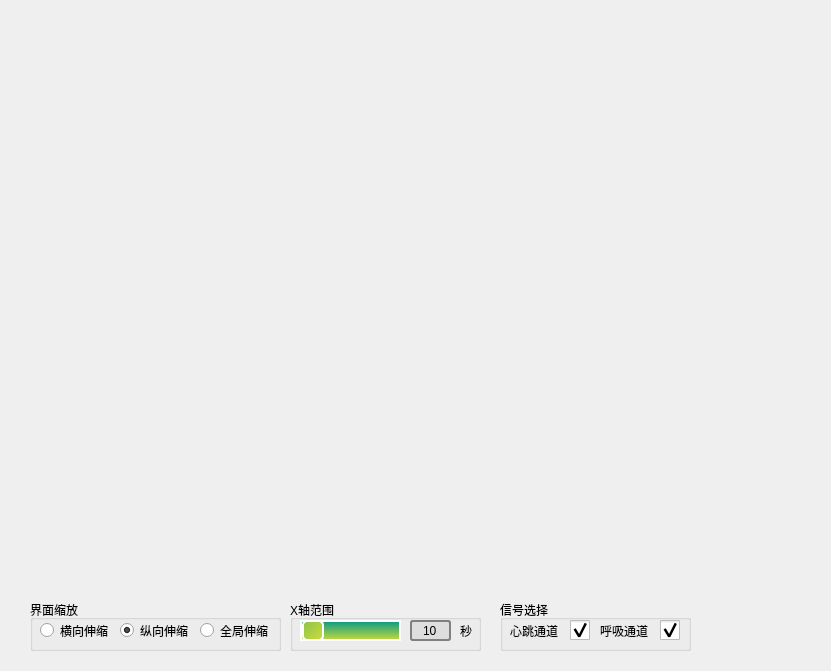
<?xml version="1.0" encoding="UTF-8"?>
<ui version="4.0">
 <class>ShakerGraph</class>
 <widget class="QWidget" name="ShakerGraph">
  <property name="enabled">
   <bool>true</bool>
  </property>
  <property name="geometry">
   <rect>
    <x>0</x>
    <y>0</y>
    <width>831</width>
    <height>671</height>
   </rect>
  </property>
  <property name="windowTitle">
   <string>Form</string>
  </property>
  <widget class="QCustomPlot" name="Graph_Shaker" native="true">
   <property name="geometry">
    <rect>
     <x>10</x>
     <y>200</y>
     <width>811</width>
     <height>181</height>
    </rect>
   </property>
  </widget>
  <widget class="QCustomPlot" name="Graph_Sensor" native="true">
   <property name="geometry">
    <rect>
     <x>10</x>
     <y>390</y>
     <width>811</width>
     <height>181</height>
    </rect>
   </property>
  </widget>
  <widget class="QCustomPlot" name="Graph_Doc" native="true">
   <property name="geometry">
    <rect>
     <x>10</x>
     <y>10</y>
     <width>811</width>
     <height>181</height>
    </rect>
   </property>
  </widget>
  <widget class="QGroupBox" name="groupBox_3">
   <property name="geometry">
    <rect>
     <x>30</x>
     <y>600</y>
     <width>251</width>
     <height>51</height>
    </rect>
   </property>
   <property name="styleSheet">
    <string notr="true"/>
   </property>
   <property name="title">
    <string>界面缩放</string>
   </property>
   <widget class="QRadioButton" name="zoom_h">
    <property name="geometry">
     <rect>
      <x>10</x>
      <y>20</y>
      <width>71</width>
      <height>21</height>
     </rect>
    </property>
    <property name="minimumSize">
     <size>
      <width>0</width>
      <height>0</height>
     </size>
    </property>
    <property name="text">
     <string>横向伸缩</string>
    </property>
    <property name="checked">
     <bool>false</bool>
    </property>
   </widget>
   <widget class="QRadioButton" name="zoom_v">
    <property name="geometry">
     <rect>
      <x>90</x>
      <y>20</y>
      <width>71</width>
      <height>21</height>
     </rect>
    </property>
    <property name="text">
     <string>纵向伸缩</string>
    </property>
    <property name="checked">
     <bool>true</bool>
    </property>
   </widget>
   <widget class="QRadioButton" name="zoom_g">
    <property name="geometry">
     <rect>
      <x>170</x>
      <y>20</y>
      <width>71</width>
      <height>21</height>
     </rect>
    </property>
    <property name="text">
     <string>全局伸缩</string>
    </property>
   </widget>
  </widget>
  <widget class="QGroupBox" name="groupBox_2">
   <property name="geometry">
    <rect>
     <x>290</x>
     <y>600</y>
     <width>191</width>
     <height>51</height>
    </rect>
   </property>
   <property name="title">
    <string>X轴范围</string>
   </property>
   <widget class="QSlider" name="horizontalSlider">
    <property name="geometry">
     <rect>
      <x>10</x>
      <y>20</y>
      <width>101</width>
      <height>21</height>
     </rect>
    </property>
    <property name="styleSheet">
     <string notr="true">/* 滑动槽设置 */
QSlider::groove:horizontal {
	border:2px solid #ffffff;
	height:17px;
	background:qlineargradient(x1:0, y1:0, x2:0, y2:1, stop:0 #009688, stop:1 #cddc39);
	margin:2px 0;
}

/* 滑块设置 */
QSlider::handle:horizontal {
	background:qlineargradient(x1:0, y1:0, x2:1, y2:1, stop:0 #8bc34a, stop:1 #cddc39);
	border:2px solid #ffffff;
	border-radius:5px;
	width:18px;
	
	/* 滑块上下边与滑道重合 */
	margin:-2px 0;
}</string>
    </property>
    <property name="minimum">
     <number>1</number>
    </property>
    <property name="maximum">
     <number>60</number>
    </property>
    <property name="value">
     <number>1</number>
    </property>
    <property name="orientation">
     <enum>Qt::Horizontal</enum>
    </property>
    <property name="invertedAppearance">
     <bool>false</bool>
    </property>
    <property name="invertedControls">
     <bool>false</bool>
    </property>
   </widget>
   <widget class="QSpinBox" name="L_hr">
    <property name="geometry">
     <rect>
      <x>120</x>
      <y>20</y>
      <width>41</width>
      <height>21</height>
     </rect>
    </property>
    <property name="styleSheet">
     <string notr="true">QSpinBox {
    border: 2px solid gray;
    border-radius: 3px;
    padding: 0 8px;
    background: rgb(222, 222, 222);
    selection-background-color: darkgray;
}</string>
    </property>
    <property name="alignment">
     <set>Qt::AlignCenter</set>
    </property>
    <property name="buttonSymbols">
     <enum>QAbstractSpinBox::NoButtons</enum>
    </property>
    <property name="value">
     <number>10</number>
    </property>
   </widget>
   <widget class="QLabel" name="label_6">
    <property name="geometry">
     <rect>
      <x>170</x>
      <y>20</y>
      <width>16</width>
      <height>21</height>
     </rect>
    </property>
    <property name="text">
     <string>秒</string>
    </property>
   </widget>
  </widget>
  <widget class="QGroupBox" name="groupBox">
   <property name="geometry">
    <rect>
     <x>500</x>
     <y>600</y>
     <width>191</width>
     <height>51</height>
    </rect>
   </property>
   <property name="title">
    <string>信号选择</string>
   </property>
   <widget class="QCheckBox" name="en_H">
    <property name="geometry">
     <rect>
      <x>70</x>
      <y>20</y>
      <width>21</width>
      <height>21</height>
     </rect>
    </property>
    <property name="styleSheet">
     <string notr="true">QCheckBox {
    spacing: 5px;
}

QCheckBox::indicator {
    width: 20px;
    height: 20px;
}

QCheckBox::indicator:unchecked {
    image: url(:/icon/res/check_unchecked.png);
}

QCheckBox::indicator:checked {
    image: url(:/icon/res/check_checked.png);
}</string>
    </property>
    <property name="text">
     <string/>
    </property>
    <property name="checked">
     <bool>true</bool>
    </property>
   </widget>
   <widget class="QLabel" name="label_2">
    <property name="geometry">
     <rect>
      <x>10</x>
      <y>20</y>
      <width>51</width>
      <height>21</height>
     </rect>
    </property>
    <property name="text">
     <string>心跳通道</string>
    </property>
   </widget>
   <widget class="QLabel" name="label_3">
    <property name="geometry">
     <rect>
      <x>100</x>
      <y>20</y>
      <width>51</width>
      <height>21</height>
     </rect>
    </property>
    <property name="text">
     <string>呼吸通道</string>
    </property>
   </widget>
   <widget class="QCheckBox" name="en_B">
    <property name="geometry">
     <rect>
      <x>160</x>
      <y>20</y>
      <width>21</width>
      <height>21</height>
     </rect>
    </property>
    <property name="styleSheet">
     <string notr="true">QCheckBox {
    spacing: 5px;
}

QCheckBox::indicator {
    width: 20px;
    height: 20px;
}

QCheckBox::indicator:unchecked {
    image: url(:/icon/res/check_unchecked.png);
}

QCheckBox::indicator:checked {
    image: url(:/icon/res/check_checked.png);
}</string>
    </property>
    <property name="text">
     <string/>
    </property>
    <property name="checked">
     <bool>true</bool>
    </property>
   </widget>
  </widget>
 </widget>
 <customwidgets>
  <customwidget>
   <class>QCustomPlot</class>
   <extends>QWidget</extends>
   <header location="global">QCustomPlot.h</header>
   <container>1</container>
  </customwidget>
 </customwidgets>
 <resources/>
 <connections/>
</ui>
